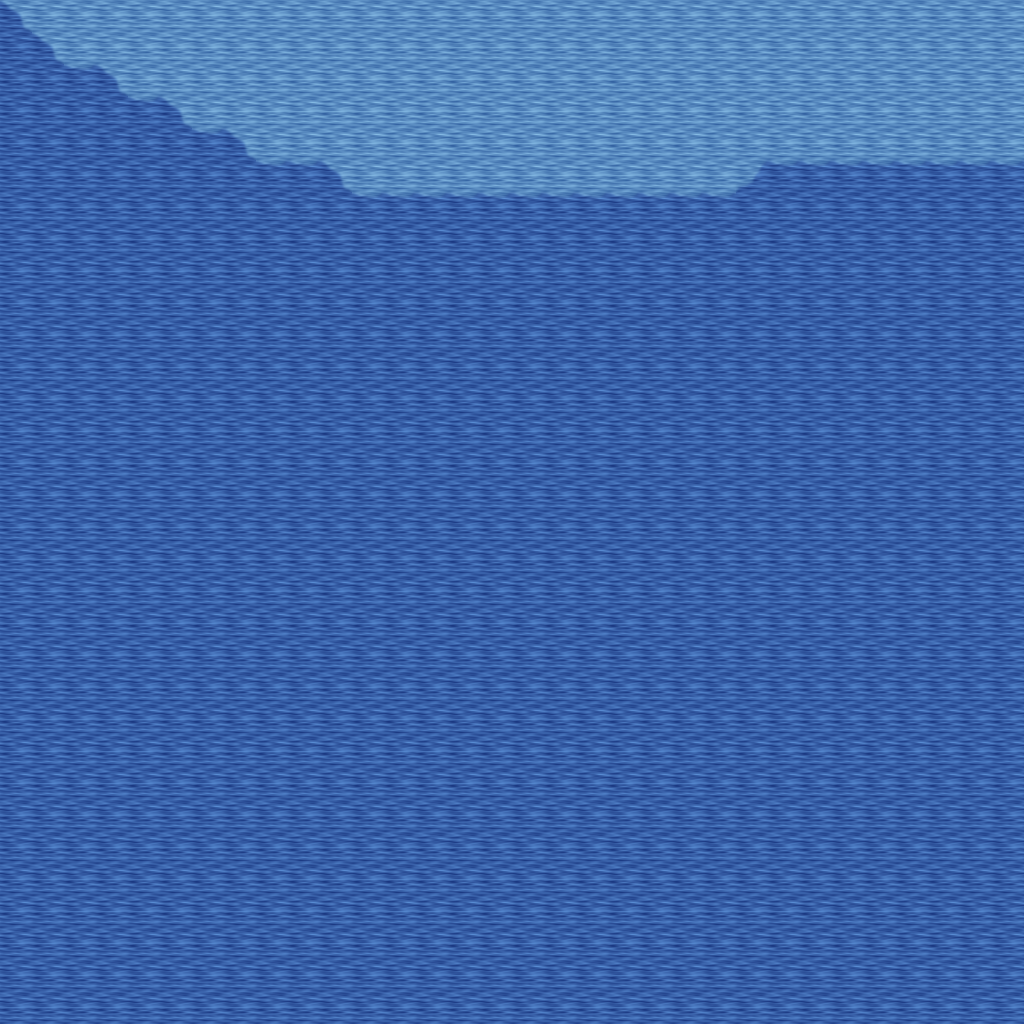

A level layout from a 2D game, rendered from its tile map. Below: a short description, then the map file with tile-grid data replaced by summaries:
An orthogonal 32x32 tile map with 32x32 px tiles, 5 tile layers (Ground, Objects, Objects2, Above, ...), 1 hidden layer not drawn, 19 tilesets.

<map version="1.10" tiledversion="1.11.0" orientation="orthogonal" renderorder="right-down" width="32" height="32" tilewidth="32" tileheight="32" infinite="0" nextlayerid="11" nextobjectid="1">
 <tileset firstgid="1" name="ground_ground" tilewidth="32" tileheight="32" tilecount="33" columns="3">
  <image source="../drawable/ground_ground.png" width="96" height="352" />
 </tileset>
 <tileset firstgid="34" name="ground_water_pool" tilewidth="32" tileheight="32" tilecount="72" columns="3">
  <image source="../drawable/ground_water_pool.png" width="96" height="768" />
 </tileset>
 <tileset firstgid="106" name="ground_ridge_earth_dark" tilewidth="32" tileheight="32" tilecount="96" columns="12">
  <image source="../drawable/ground_ridge_earth_dark.png" width="384" height="256" />
 </tileset>
 <tileset firstgid="202" name="ground_grass_edges" tilewidth="32" tileheight="32" tilecount="36" columns="12">
  <image source="../drawable/ground_grass_edges.png" width="384" height="96" />
 </tileset>
 <tileset firstgid="238" name="ground_earth_edges" tilewidth="32" tileheight="32" tilecount="18" columns="6">
  <image source="../drawable/ground_earth_edges.png" width="192" height="96" />
 </tileset>
 <tileset firstgid="256" name="ground_grass_corners" tilewidth="32" tileheight="32" tilecount="24" columns="6">
  <image source="../drawable/ground_grass_corners.png" width="192" height="128" />
 </tileset>
 <tileset firstgid="280" name="plant_grasses" tilewidth="32" tileheight="32" tilecount="6" columns="3">
  <image source="../drawable/plant_grasses.png" width="96" height="64" />
 </tileset>
 <tileset firstgid="286" name="plant_flower_daisy_blue" tilewidth="32" tileheight="32" tilecount="8" columns="2">
  <image source="../drawable/plant_flower_daisy_blue.png" width="64" height="128" />
 </tileset>
 <tileset firstgid="294" name="plant_flower_daisy_yellow" tilewidth="32" tileheight="32" tilecount="8" columns="2">
  <image source="../drawable/plant_flower_daisy_yellow.png" width="64" height="128" />
 </tileset>
 <tileset firstgid="302" name="plant_bush_bushes" tilewidth="32" tileheight="32" tilecount="10" columns="5">
  <image source="../drawable/plant_bush_bushes.png" width="160" height="64" />
 </tileset>
 <tileset firstgid="312" name="plant_flower_daisy_red" tilewidth="32" tileheight="32" tilecount="8" columns="2">
  <image source="../drawable/plant_flower_daisy_red.png" width="64" height="128" />
 </tileset>
 <tileset firstgid="320" name="plant_flower_daisy_white" tilewidth="32" tileheight="32" tilecount="8" columns="2">
  <image source="../drawable/plant_flower_daisy_white.png" width="64" height="128" />
 </tileset>
 <tileset firstgid="328" name="item_statue_bird" tilewidth="32" tileheight="32" tilecount="8" columns="2">
  <image source="../drawable/item_statue_bird.png" width="64" height="128" />
 </tileset>
 <tileset firstgid="336" name="logic_collision" tilewidth="32" tileheight="32" tilecount="1" columns="1">
  <image source="../drawable/logic_collision.png" width="32" height="32" />
 </tileset>
 <tileset firstgid="337" name="ground_green_paving" tilewidth="32" tileheight="32" tilecount="18" columns="3">
  <image source="../drawable/ground_green_paving.png" width="96" height="192" />
 </tileset>
 <tileset firstgid="355" name="logic_protection" tilewidth="32" tileheight="32" tilecount="2" columns="2">
  <image source="../drawable/logic_protection.png" width="64" height="32" />
 </tileset>
 <tileset firstgid="357" name="building_castle" tilewidth="32" tileheight="32" tilecount="320" columns="20">
  <image source="../drawable/building_castle.png" width="640" height="512" />
 </tileset>
 <tileset firstgid="677" name="logic_creature_reptile" tilewidth="32" tileheight="32" tilecount="7" columns="7">
  <image source="../drawable/logic_creature_reptile.png" width="224" height="32" />
 </tileset>
 <tileset firstgid="684" name="logic_creature_rodent" tilewidth="32" tileheight="32" tilecount="8" columns="8">
  <image source="../drawable/logic_creature_rodent.png" width="256" height="32" />
 </tileset>
 <layer id="1" name="Ground" width="32" height="32">
  <data>[1024 cells, 1024 non-empty, 2 distinct tile ids]</data>
 </layer>
 <layer id="2" name="Objects" width="32" height="32">
  <data>[1024 cells, 32 non-empty, 3 distinct tile ids]</data>
 </layer>
 <layer id="3" name="Objects2" width="32" height="32">
  <data>[1024 cells, 0 non-empty, 0 distinct tile ids]</data>
 </layer>
 <layer id="4" name="Above" width="32" height="32">
  <data>[1024 cells, 0 non-empty, 0 distinct tile ids]</data>
 </layer>
 <layer id="5" name="Above2" width="32" height="32">
  <data>[1024 cells, 0 non-empty, 0 distinct tile ids]</data>
 </layer>
 <layer id="6" name="Walkable" width="32" height="32" visible="0">
  <data>[1024 cells, 873 non-empty, 1 distinct tile ids]</data>
 </layer>
 <objectgroup id="7" name="Mapevents" />
 <objectgroup id="8" name="Spawn" />
 <objectgroup id="9" name="Keys" />
 <objectgroup id="10" name="Replace" />
</map>
